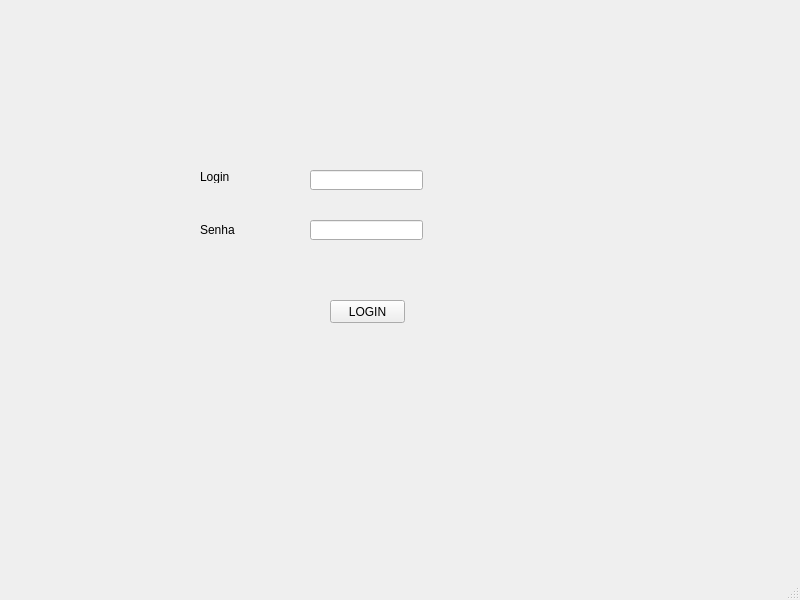
<?xml version="1.0" encoding="UTF-8"?>
<ui version="4.0">
 <class>MainWindow</class>
 <widget class="QMainWindow" name="MainWindow">
  <property name="geometry">
   <rect>
    <x>0</x>
    <y>0</y>
    <width>800</width>
    <height>600</height>
   </rect>
  </property>
  <property name="windowTitle">
   <string>MainWindow</string>
  </property>
  <widget class="QWidget" name="centralwidget">
   <widget class="QLineEdit" name="lineEdit">
    <property name="geometry">
     <rect>
      <x>310</x>
      <y>170</y>
      <width>113</width>
      <height>20</height>
     </rect>
    </property>
   </widget>
   <widget class="QLineEdit" name="lineEdit_2">
    <property name="geometry">
     <rect>
      <x>310</x>
      <y>220</y>
      <width>113</width>
      <height>20</height>
     </rect>
    </property>
   </widget>
   <widget class="QLabel" name="label">
    <property name="geometry">
     <rect>
      <x>200</x>
      <y>170</y>
      <width>47</width>
      <height>13</height>
     </rect>
    </property>
    <property name="text">
     <string>Login</string>
    </property>
   </widget>
   <widget class="QLabel" name="label_2">
    <property name="geometry">
     <rect>
      <x>200</x>
      <y>220</y>
      <width>41</width>
      <height>20</height>
     </rect>
    </property>
    <property name="text">
     <string>Senha</string>
    </property>
   </widget>
   <widget class="QPushButton" name="pushButton">
    <property name="geometry">
     <rect>
      <x>330</x>
      <y>300</y>
      <width>75</width>
      <height>23</height>
     </rect>
    </property>
    <property name="text">
     <string>LOGIN</string>
    </property>
   </widget>
   <widget class="QLabel" name="label_3">
    <property name="geometry">
     <rect>
      <x>180</x>
      <y>60</y>
      <width>431</width>
      <height>51</height>
     </rect>
    </property>
    <property name="font">
     <font>
      <pointsize>20</pointsize>
     </font>
    </property>
    <property name="text">
     <string/>
    </property>
   </widget>
  </widget>
  <widget class="QMenuBar" name="menubar">
   <property name="geometry">
    <rect>
     <x>0</x>
     <y>0</y>
     <width>800</width>
     <height>21</height>
    </rect>
   </property>
  </widget>
  <widget class="QStatusBar" name="statusbar"/>
 </widget>
 <resources/>
 <connections/>
</ui>
